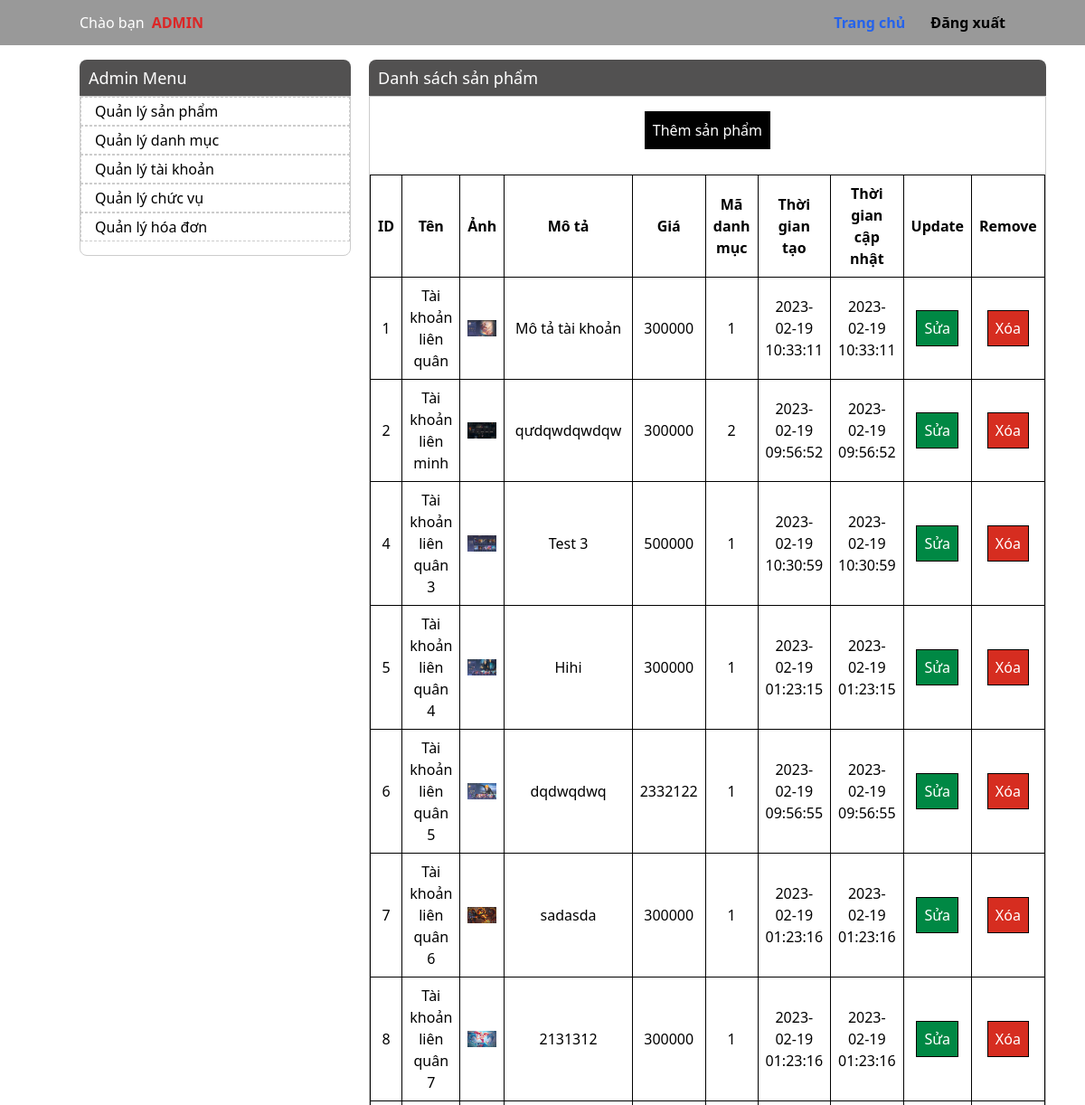
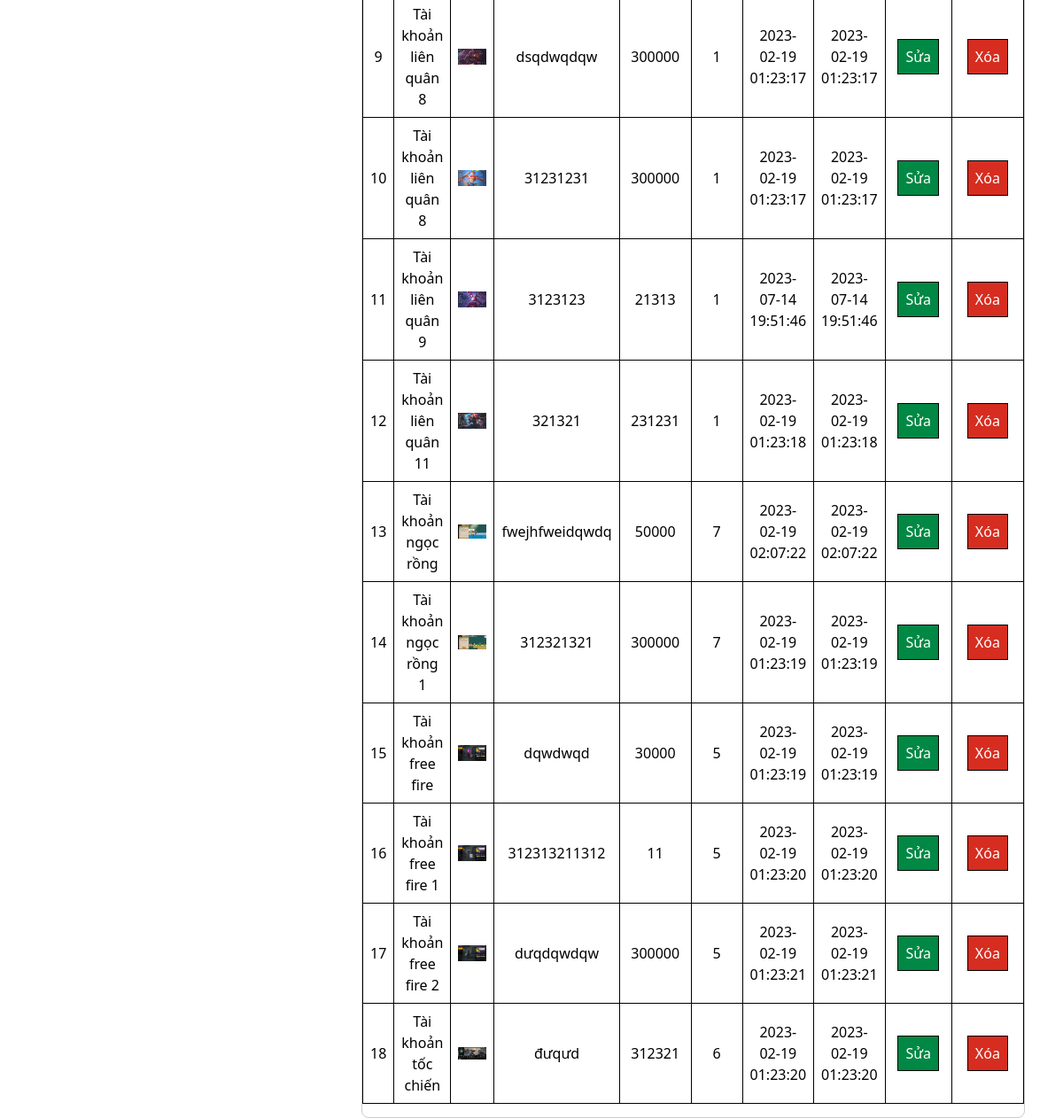
Page /Admin/ (signed in) on the committed database (2 pictures, top to bottom).
### tables this page shows
CREATE TABLE `products` (
  `id` int(11) NOT NULL COMMENT 'Mã tài khoản',
  `name` varchar(255) DEFAULT NULL COMMENT 'Tên tài khoản sản phẩm',
  `description` varchar(255) DEFAULT NULL COMMENT 'Mô tả',
  `price` int(11) DEFAULT NULL COMMENT 'Giá sản phẩm',
  `image` text DEFAULT NULL COMMENT 'Ảnh sản phẩm',
  `account_product` varchar(255) DEFAULT NULL COMMENT 'Tài khoản',
  `password_product` varchar(255) DEFAULT NULL COMMENT 'Mật khẩu',
  `status` int(11) DEFAULT NULL COMMENT 'Trạng thái mua',
  `id_cate` int(11) DEFAULT NULL COMMENT 'Mã danh mục',
  `create_at` datetime DEFAULT NULL ON UPDATE current_timestamp() COMMENT 'Thời gian tạo',
  `update_at` datetime DEFAULT NULL ON UPDATE current_timestamp() COMMENT 'Thời gian cập nhật'
);

### app/controllers/Controller.php (called while the page is built, shortened)
<?php
class Controller
{
    public function view($path, $data = [])
    {
        extract($data);
        include_once __DIR__ . "/../../resource/view/$path.php";
    }
}

### app/controllers/AdminController.php (called while the page is built, shortened)
<?php
class AdminController extends Controller
{
    public function productsList()
    {
        $products = productModel::fetch_all();
        $this->view("admin/products/list", ["products" => $products]);
    }
}

### app/Router.php (called while the page is built, shortened)
<?php
    class Router{
        public static $routes = [];
        protected $request;
        public function __construct()
        {
            $this->request = new Request();
        }
        public static function get($path, $callback){
            static::$routes["get"][$path] = $callback;
        }
        public static function post($path, $callback){
            static::$routes["post"][$path] = $callback;
        }
        public function getPath(){
            $path = $_SERVER['REQUEST_URI'] ?? '/';
            $path = str_replace('/PHP2/Assignment/public/', '/', $path);
            return $path;
        }
        public function getMethod(){
            return strtolower($_SERVER['REQUEST_METHOD']);
        }
        public function resolve(){
            $path = $this->getPath();
            $method = $this->getMethod();
            $callback = static::$routes[$method][$path] ?? false;
            if(is_array($callback)){
                $class = new $callback[0];
                $action =  $callback[1];
                return call_user_func([$class,$action], $this->request);
            }
        }
    }
?>

### public/index.php (called while the page is built, shortened)
<?php
$router = new Router;
$router->resolve();

### app/models/baseModel.php (called while the page is built, shortened)
<?php
class baseModel
{
    public function __construct()
    {
        try {
            $this->connect = new PDO("mysql:host=localhost;dbname=asm_oop_php2;charsets=utf8", "root", "");
        } catch (\PDOException $error) {
            echo $error;
        }
    }
    public static function fetch_all()
    {
        $model = new static;
        $model->sqlBuider = "SELECT * From $model->tableName";
        $stmt = $model->connect->prepare($model->sqlBuider);
        $stmt->execute();
        $result = $stmt->fetchAll(PDO::FETCH_CLASS);
        return $result;
    }
}

### resource/view/admin/products/list.php (the view, shortened to what this page needs)
<!DOCTYPE html>
<html lang="en">
<head>
    <script src="https://cdn.tailwindcss.com"></script>
</head>
<body>
    <div class="bg-[#999999]">
        <div class="container mx-auto">
            <div class="flex justify-between items-center h-[50px]">
                <div class="">
                    <span class="text-white mr-1">
                        Chào bạn
                    </span>
                    <span class="text-red-600 font-bold uppercase">Admin</span>
                </div>
                <div>
                    <ul class="flex flex-col-2 gap-7">
                        <li><a class="text-blue-600 font-bold hover:text-red-600 hover:underline" href="/">Trang chủ</a></li>
                        <li><a class="font-bold hover:text-red-600 hover:underline" href="/Dang-xuat">Đăng xuất</a></li>
                    </ul>
                </div>
            </div>
        </div>
    </div>
    <div class="container mx-auto flex gap-5 mt-4">
        <div class="flex-none w-[300px]">
            <div class="">
                <div class="">
                    <div class="bg-[#525151] text-white p-[10px] text-[18px] leading-[20px] rounded-t-lg">Admin Menu</div>
                    <div class="pb-[15px] border border-[#ccc] border-solid rounded-b-lg">
                        <ul class="m-0 p-0">
                            <li class="leading-[30px] pl-[15px] border border-[#ccc] border-dashed"><a class="hover:text-red-600" href="./Danh-sach-san-pham">Quản lý sản phẩm</a></li>
                            <li class="leading-[30px] pl-[15px] border border-[#ccc] border-dashed"><a class="hover:text-red-600" href="./Danh-sach-danh-muc">Quản lý danh mục</a></li>
                            <li class="leading-[30px] pl-[15px] border border-[#ccc] border-dashed"><a class="hover:text-red-600" href="./Danh-sach-tai-khoan">Quản lý tài khoản</a></li>
                            <li class="leading-[30px] pl-[15px] border border-[#ccc] border-dashed"><a class="hover:text-red-600" href="./Danh-sach-chuc-vu">Quản lý chức vụ</a></li>
                            <li class="leading-[30px] pl-[15px] border border-[#ccc] border-dashed"><a class="hover:text-red-600" href="./Danh-sach-hoa-don">Quản lý hóa đơn</a></li>
                        </ul>
                    </div>
                </div>
            </div>
        </div>
        <div class="grow">
            <div class="w-full mx-auto">
                <div class="">
                    <div class="bg-[#525151] text-white p-[10px] text-[18px] leading-[20px] rounded-t-lg">Danh sách sản phẩm</div>
                    <div class="pb-[15px] border border-[#ccc] border-solid rounded-b-lg">
                        <div class="flex justify-center h-[50px] items-center mt-3">
                            <a class="border border-[#000] p-2 bg-[#000] text-white" href="./Them-san-pham">Thêm sản phẩm</a>
                        </div>
                        <div class="flex items-center justify-center mt-6">
                            <table>
                                <tr class="font-bold">
                                    <td>ID</td>
                                    <td>Tên</td>
                                    <td>Ảnh</td>
                                    <td>Mô tả</td>
                                    <td>Giá</td>
                                    <td>Mã danh mục</td>
                                    <td>Thời gian tạo</td>
                                    <td>Thời gian cập nhật</td>
                                    <td>Update</td>
                                    <td>Remove</td>
                                </tr>
                                <?php foreach ($products as $product) : ?>
                                    <tr>
                                        <td>
                                            <?= $product->id ?>
                                        </td>
                                        <td>
                                            <?= $product->name ?>
                                        </td>
                                        <td>
                                            <img src="http://localhost:3000/images/products/<?= $product->image ?>" class="w-[300px]" srcset="">
                                        </td>
                                        <td>
                                            <?= $product->description ?>
                                        </td>
                                        <td>
                                            <?= $product->price ?>
                                        </td>
                                        <td>
                                            <?= $product->id_cate ?>
                                        </td>
                                        <td>
                                            <?= $product->create_at ?>
                                        </td>
                                        <td>
                                            <?= $product->update_at ?>
                                        </td>
                                        <td>
                                            <a class="border border-[#000] p-2 bg-[#008844] text-white" href="./Sua-san-pham?id=<?= $product->id ?>">Sửa</a>
                                        </td>
                                        <td>
                                            <a class="border border-[#000] p-2 bg-[#d62d20] text-white" href="./Xoa-san-pham?id=<?= $product->id ?>" onclick="return confirm('Bạn có chắc muốn xóa không?')">Xóa</a>
                                        </td>
                                    </tr>
                                <?php endforeach; ?>
                            </table>
                        </div>
                    </div>
                </div>
            </div>
        </div>
    </div>
</body>
</html>

### resource/view/admin/products/list.php (style rules this page uses)
td { text-align: center; border: 1px solid #000; padding: 8px; }

### rows in the picture
products: id "1", name "Tài khoản liên quân", image (picture), description "Mô tả tài khoản", price "300000", id_cate "1", create_at "2023-02-19 10:33:11", update_at "2023-02-19 10:33:11"
products: id "2", name "Tài khoản liên minh", image (picture), description "qưdqwdqwdqw", price "300000", id_cate "2", create_at "2023-02-19 09:56:52", update_at "2023-02-19 09:56:52"
products: id "4", name "Tài khoản liên quân 3", image (picture), description "Test 3", price "500000", id_cate "1", create_at "2023-02-19 10:30:59", update_at "2023-02-19 10:30:59"
products: id "5", name "Tài khoản liên quân 4", image (picture), description "Hihi", price "300000", id_cate "1", create_at "2023-02-19 01:23:15", update_at "2023-02-19 01:23:15"
products: id "6", name "Tài khoản liên quân 5", image (picture), description "dqdwqdwq", price "2332122", id_cate "1", create_at "2023-02-19 09:56:55", update_at "2023-02-19 09:56:55"
products: id "7", name "Tài khoản liên quân 6", image (picture), description "sadasda", price "300000", id_cate "1", create_at "2023-02-19 01:23:16", update_at "2023-02-19 01:23:16"
products: id "8", name "Tài khoản liên quân 7", image (picture), description "2131312", price "300000", id_cate "1", create_at "2023-02-19 01:23:16", update_at "2023-02-19 01:23:16"
products: id "9", name "Tài khoản liên quân 8", image (picture), description "dsqdwqdqw", price "300000", id_cate "1", create_at "2023-02-19 01:23:17", update_at "2023-02-19 01:23:17"
products: id "10", name "Tài khoản liên quân 8", image (picture), description "31231231", price "300000", id_cate "1", create_at "2023-02-19 01:23:17", update_at "2023-02-19 01:23:17"
products: id "11", name "Tài khoản liên quân 9", image (picture), description "3123123", price "21313", id_cate "1", create_at "2023-07-14 19:51:46", update_at "2023-07-14 19:51:46"
products: id "12", name "Tài khoản liên quân 11", image (picture), description "321321", price "231231", id_cate "1", create_at "2023-02-19 01:23:18", update_at "2023-02-19 01:23:18"
products: id "13", name "Tài khoản ngọc rồng", image (picture), description "fwejhfweidqwdq", price "50000", id_cate "7", create_at "2023-02-19 02:07:22", update_at "2023-02-19 02:07:22"
products: id "14", name "Tài khoản ngọc rồng 1", image (picture), description "312321321", price "300000", id_cate "7", create_at "2023-02-19 01:23:19", update_at "2023-02-19 01:23:19"
products: id "15", name "Tài khoản free fire", image (picture), description "dqwdwqd", price "30000", id_cate "5", create_at "2023-02-19 01:23:19", update_at "2023-02-19 01:23:19"
products: id "16", name "Tài khoản free fire 1", image (picture), description "312313211312", price "11", id_cate "5", create_at "2023-02-19 01:23:20", update_at "2023-02-19 01:23:20"
products: id "17", name "Tài khoản free fire 2", image (picture), description "dưqdqwdqw", price "300000", id_cate "5", create_at "2023-02-19 01:23:21", update_at "2023-02-19 01:23:21"
products: id "18", name "Tài khoản tốc chiến", image (picture), description "đưqưd", price "312321", id_cate "6", create_at "2023-02-19 01:23:20", update_at "2023-02-19 01:23:20"
